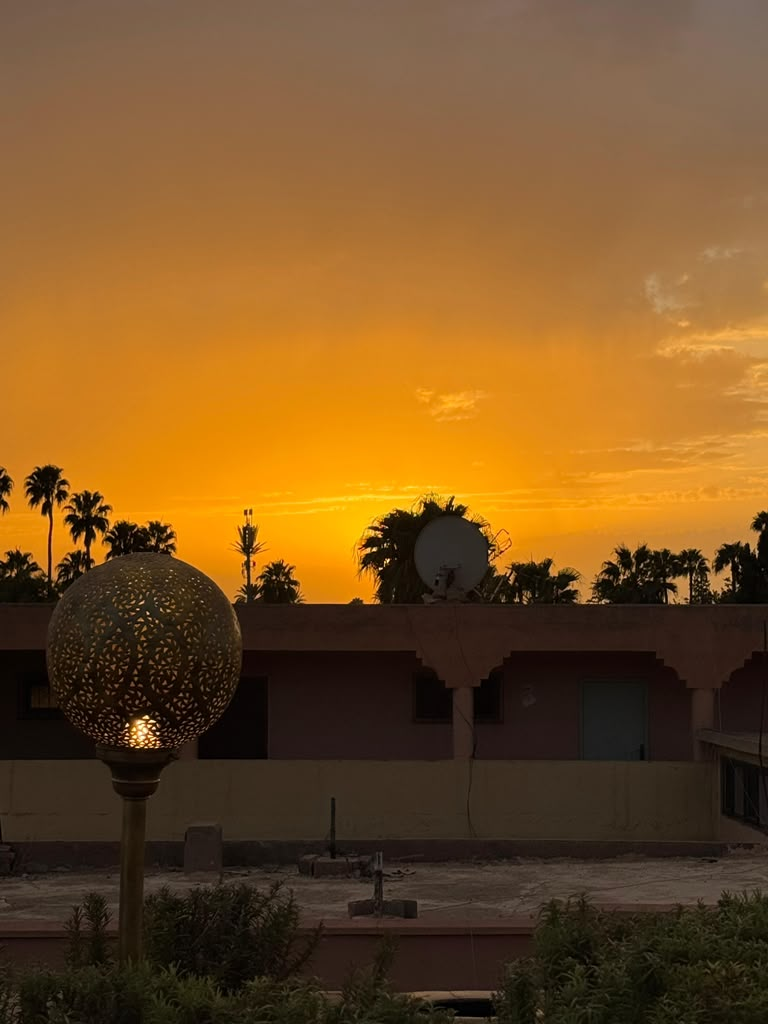
#> input picture ASSETS/photos/WhatsApp Image 2026-10-09 at 8.13.56 PM.jpeg, 768 x 1024 px
$ python photos.py
#> lines starting #> are read from the running program, lines starting #| are printed output that depends on the picture
"""Luminary Atelier: every photo used on the site, in one list.

Crops the originals in ASSETS/photos/ and writes JPEG and WebP files into
BUILD/luminary/assets/photos/. When Merley's original photos arrive:
put them in ASSETS/photos/, point SOURCES below at the new filenames,
check the crop boxes still frame the same thing, and run:

    python BUILD/luminary/tools/photos.py

The HTML never changes: it only refers to the output names below.
Never upscales. One gentle warm grade across the whole set.
Needs Python 3 and Pillow (pip install pillow).
"""
from pathlib import Path
from PIL import Image

ROOT = Path(__file__).resolve().parents[3]          # project folder
SRC = ROOT / "ASSETS" / "photos"
OUT = Path(__file__).resolve().parents[1] / "assets" / "photos"

# Contact sheet numbers (OUTPUTS/photo-contact-sheet.jpg) to source files
SOURCES = {
    1: "WhatsApp Image 2026-10-09 at 6.37.50 PM (1).jpeg",   # mural
    2: "WhatsApp Image 2026-10-09 at 6.37.50 PM (2).jpeg",   # carved door
    3: "WhatsApp Image 2026-10-09 at 6.37.50 PM (3).jpeg",   # garden
    4: "WhatsApp Image 2026-10-09 at 6.37.50 PM.jpeg",       # horizon from the plane
    7: "WhatsApp Image 2026-10-09 at 8.13.56 PM.jpeg",       # lantern (satellite dish starts at x 415: keep crops left of it)
    9: "WhatsApp Image 2026-10-09 at 8.17.41 PM.jpeg",       # lattice door, cool lobby light
    14: "dib.jpeg",                                          # desert at night, orange robe
}

# Extra white balance for the cool, flash-lit lobby photo (about +500K), applied before the set grade
WARM_LOBBY = (1.08, 1.01, 0.88)

# output name: (photo number, crop box (left, top, right, bottom), max output width, extra white balance)
PHOTOS = {
    # Hero floating cards, 4:5, 360px wide (shown at about 200px; kept light so they never delay the headline)
    "card-lantern":  (7,  (0, 446, 408, 956),    360, None),
    "card-door":     (2,  (0, 360, 1126, 1768),  360, None),
    "card-garden":   (3,  (0, 32, 768, 992),     360, None),
    "card-lattice":  (9,  (170, 500, 890, 1400), 360, WARM_LOBBY),
    "card-desert":   (14, (40, 250, 600, 950),   360, None),
    # Filmstrip frames, 3:4, in strip order
    "film-door":     (2,  (0, 300, 1126, 1801),  750, None),
    "film-garden":   (3,  (0, 0, 768, 1024),     750, None),
    "film-mural":    (1,  (0, 0, 768, 1024),     750, None),
    "film-lantern":  (7,  (0, 400, 408, 944),    750, None),
    "film-lattice":  (9,  (0, 300, 900, 1500),   750, WARM_LOBBY),
    "film-desert":   (14, (20, 200, 620, 1000),  750, None),
    "film-horizon":  (4,  (19, 0, 881, 1150),    750, None),   # stops above the plane window
    # Philosophy band (full-bleed, shown short and cropped to the horizon line)
    "philosophy-horizon": (4, (0, 650, 900, 1010), 900, None),
    # Her story: tall frame for the full-height sticky panel
    "story-merley-door": (9, (0, 180, 900, 1530), 900, WARM_LOBBY),
    # Marquee thumbnails: tight detail crops, 4:5
    "detail-carving":    (2,  (420, 630, 700, 980), 240, None),
    "detail-lantern":    (7,  (70, 565, 218, 750),  240, None),
    "detail-embroidery": (14, (145, 470, 249, 600), 240, None),
}

SET_GRADE = (1.03, 1.0, 0.955)   # gentle warmth for the whole set
NIGHT = {4, 14}                  # night photos: lift shadows less, they get noisy


def curve(gain, lift):
    # lift the shadows by up to `lift` levels, fading out by the midtones, then apply the gain
    return [min(255, round((v + lift * (1 - v / 255) ** 2) * gain)) for v in range(256)]


def grade(im, gains, lift):
    r, g, b = im.split()
    return Image.merge("RGB", tuple(ch.point(curve(k, lift)) for ch, k in zip((r, g, b), gains)))


def main():
    OUT.mkdir(parents=True, exist_ok=True)
    for name, (num, box, max_w, wb) in PHOTOS.items():
        im = Image.open(SRC / SOURCES[num]).convert("RGB").crop(box)
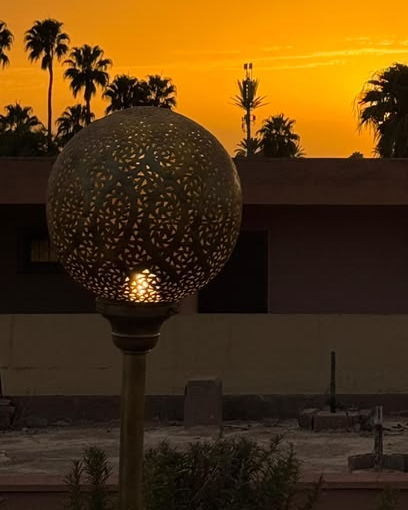
#> im: PIL image 408x510 RGB; mean R, G, B 84.9, 56.2, 18.3
        if wb:
            im = grade(im, wb, lift=8)
        im = grade(im, SET_GRADE, lift=4 if num in NIGHT else 10)
#> in grade, `r, g, b = im.split()`:
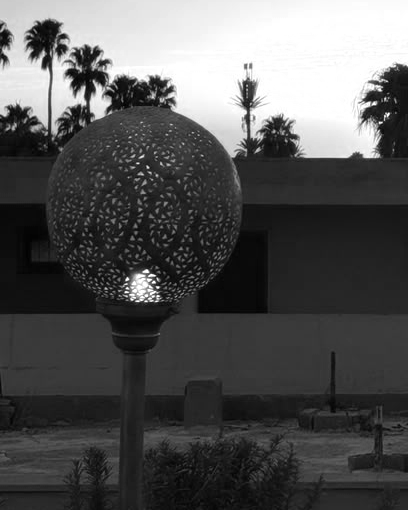
#> r: PIL image 408x510 L; min 1, max 255, mean 84.9
#> in grade, `r, g, b = im.split()`:
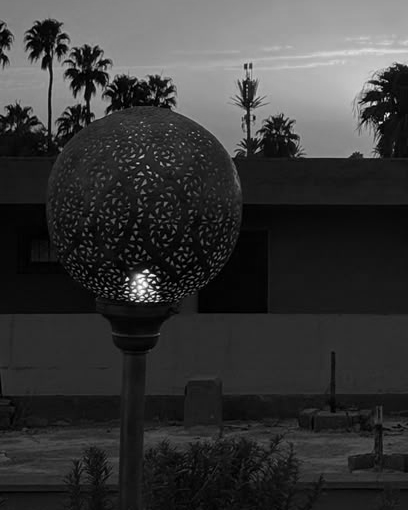
#> g: PIL image 408x510 L; min 0, max 255, mean 56.2
#> in grade, `r, g, b = im.split()`:
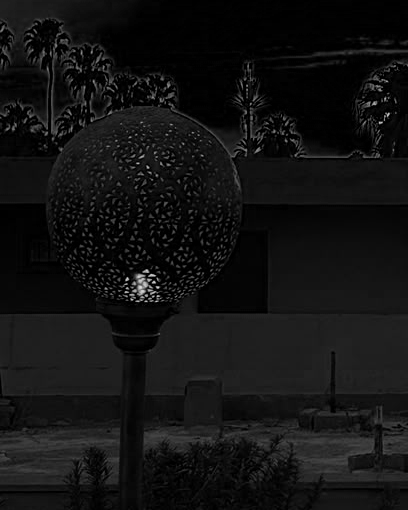
#> b: PIL image 408x510 L; min 0, max 220, mean 18.3
        if im.width > max_w:
            im = im.resize((max_w, round(im.height * max_w / im.width)), Image.LANCZOS)
#> im: PIL image 360x450 RGB
        im.save(OUT / f"{name}.jpg", "JPEG", quality=82, optimize=True, progressive=True)
        im.save(OUT / f"{name}.webp", "WEBP", quality=80, method=6)
        print(f"{name:20s} {im.width}x{im.height}")
#| card-lantern         360x450
#> pass 2 of the loop in main, `for name, (num, box, max_w, wb) in PHOTOS.items():`:
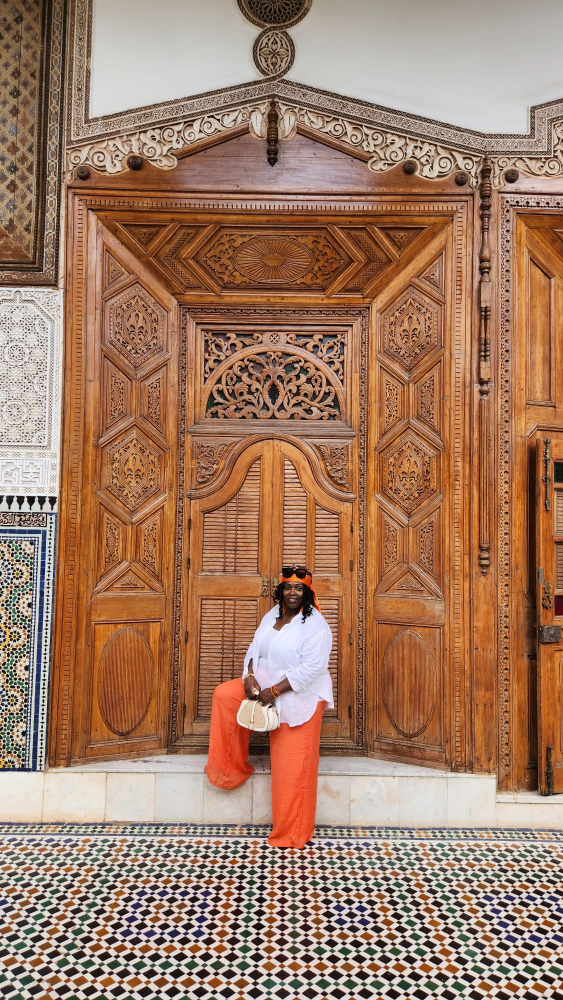
#> input picture ASSETS/photos/WhatsApp Image 2026-10-09 at 6.37.50 PM (2).jpeg, 1126 x 2000 px (shown at 1/2 size)
#> r: PIL image 1126x1408 L
#> g: PIL image 1126x1408 L
#> in grade (call 2), `r, g, b = im.split()`:
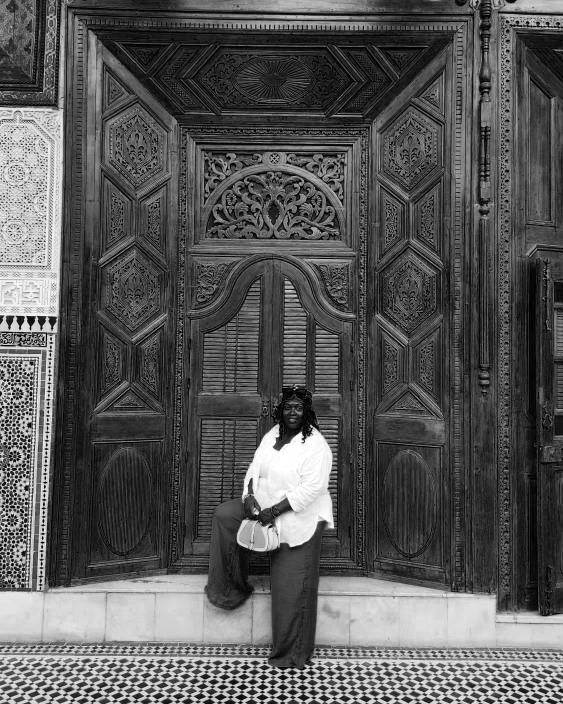
#> b: PIL image 1126x1408 L (shown at 1/2 size); min 0, max 255, mean 88.5
#> in main, `im = im.resize((max_w, round(im.height * max_w / im.width)), Image.LAN..`:
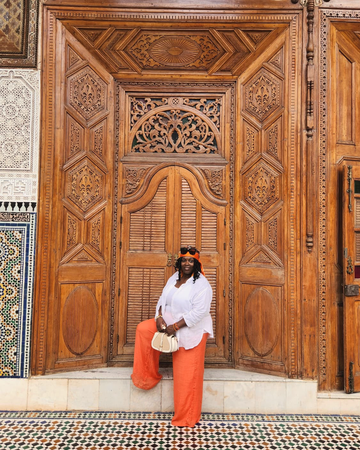
#> im: PIL image 360x450 RGB; mean R, G, B 170.7, 120.3, 89.2
#| card-door            360x450
#> pass 3 of the loop in main, `for name, (num, box, max_w, wb) in PHOTOS.items():`:
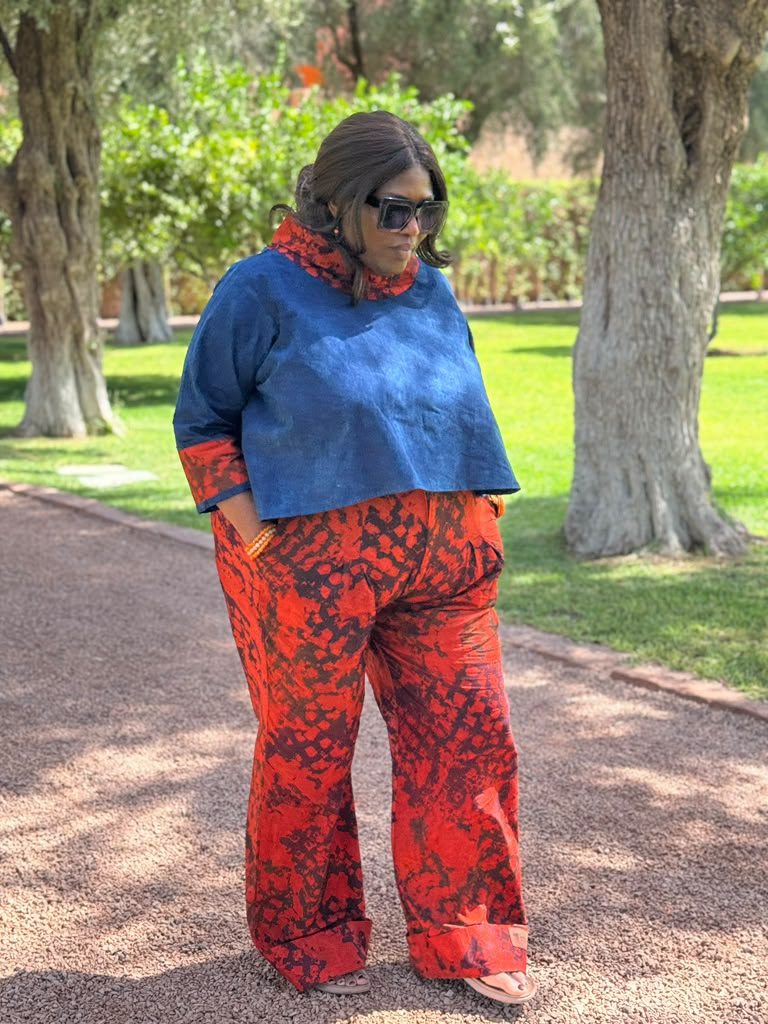
#> input picture ASSETS/photos/WhatsApp Image 2026-10-09 at 6.37.50 PM (3).jpeg, 768 x 1024 px
#> in grade (call 3), `r, g, b = im.split()`:
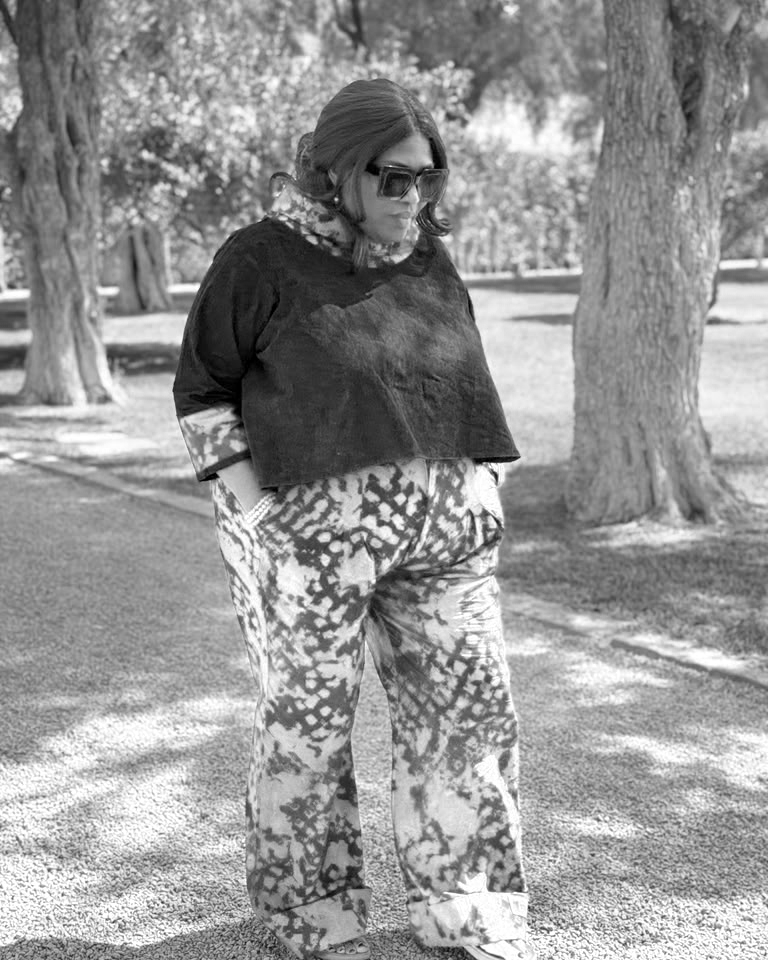
#> r: PIL image 768x960 L; min 0, max 255, mean 148.8
#> g: PIL image 768x960 L
#> in grade (call 3), `r, g, b = im.split()`:
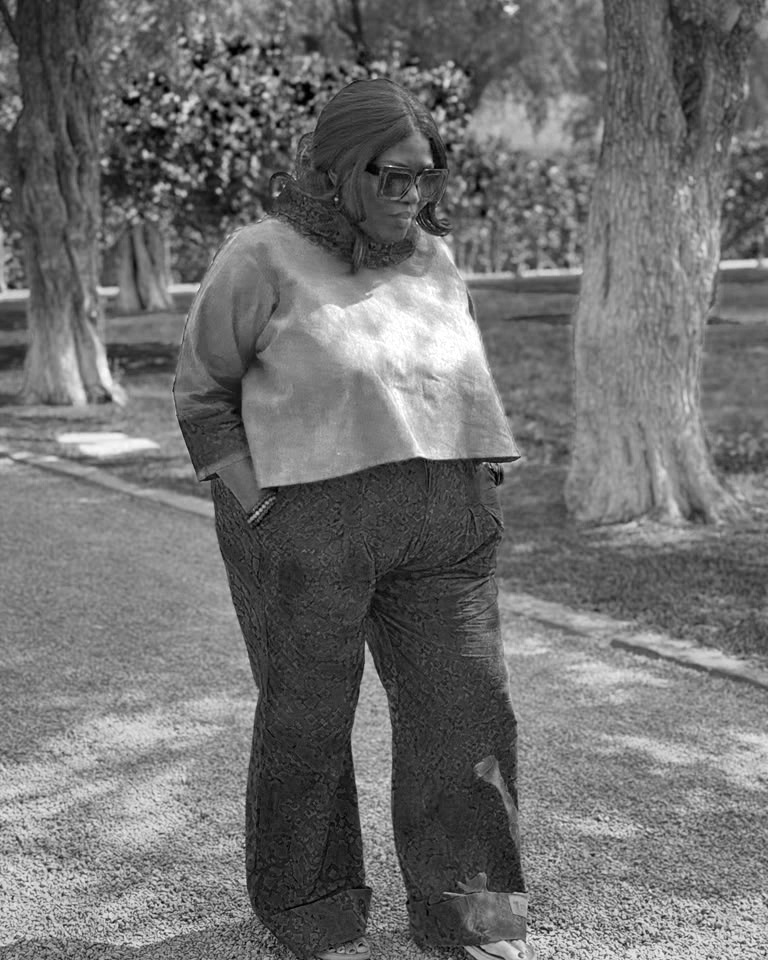
#> b: PIL image 768x960 L; min 0, max 255, mean 112.2
#| card-garden          360x450
#> the loop made 5 passes; the first 3 are shown


if __name__ == "__main__":
#> (the run stopped early here; a loop or call above may not have finished)
